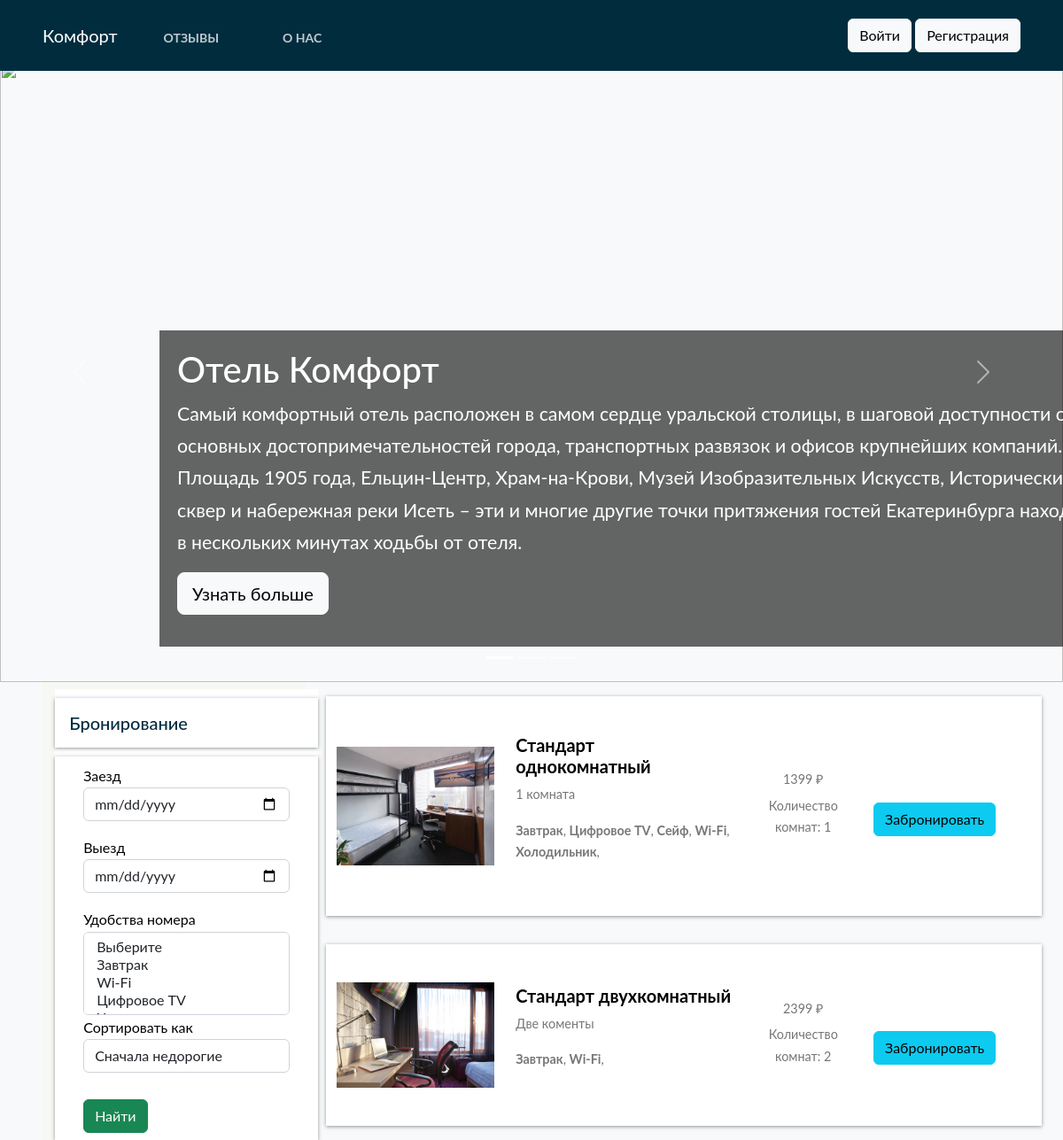
The page / on the database its author committed.
### home/models.py (models this page shows, shortened)
class BaseModel(models.Model):
    uid = models.UUIDField(default=uuid.uuid4   , editable=False , primary_key=True)
    created_at = models.DateField(auto_now_add=True)
    updated_at = models.DateField(auto_now_add=True)
    class Meta:
        abstract = True

class Hotel(BaseModel):
    hotel_name= models.CharField(max_length=100)
    hotel_price = models.IntegerField()
    description = models.TextField()
    amenities = models.ManyToManyField(Amenities)
    room_count = models.IntegerField(default=10)

class HotelImages(BaseModel):
    hotel= models.ForeignKey(Hotel ,related_name="images", on_delete=models.CASCADE)
    images = models.ImageField(upload_to="hotels")

class Amenities(BaseModel):
    amenity_name = models.CharField(max_length=100)

### home/views.py (the view)
# urls.py: path('', home, name='home'),
def home(request):
    amenities_objs = Amenities.objects.all()
    hotels_objs = Hotel.objects.all()
    sort_by = request.GET.get('sort_by')
    search = request.GET.get('search')
    amenities = request.GET.getlist('amenities')
    print(amenities)
    if sort_by:
        if sort_by == 'ASC':
            hotels_objs = hotels_objs.order_by('hotel_price')
        elif sort_by == 'DSC':
            hotels_objs = hotels_objs.order_by('-hotel_price')
    if search:
        hotels_objs = hotels_objs.filter(
            Q(hotel_name__icontains = search) |
            Q(description__icontains = search) )
    if len(amenities):
        hotels_objs = hotels_objs.filter(amenities__amenity_name__in = amenities).distinct()
    context = {'amenities_objs' : amenities_objs , 'hotels_objs' : hotels_objs , 'sort_by' : sort_by
    , 'search' : search , 'amenities' : amenities}
    return render(request , 'home.html' ,context)

### templates/home.html (shortened to what this page needs)
{% extends "base.html" %}
{%  block start %}
<div id="myCarousel" class="carousel slide" data-bs-ride="carousel" style="height: 700px; margin-top:70px">
    <div class="carousel-indicators">
      <button type="button" data-bs-target="#myCarousel" data-bs-slide-to="0" aria-label="Slide 1" class="active" aria-current="true"></button>
      <button type="button" data-bs-target="#myCarousel" data-bs-slide-to="1" aria-label="Slide 2" class=""></button>
      <button type="button" data-bs-target="#myCarousel" data-bs-slide-to="2" aria-label="Slide 3"></button>
    </div>
    <div class="carousel-inner">
      <div class="carousel-item active">
        <img class="bd-placeholder-img" width="100%" height="700px" src="http://i.share.pho.to/51c1b5fb_o.jpeg" aria-hidden="true" preserveAspectRatio="xMidYMid slice" focusable="false"><rect width="100%" height="100%" fill="#777"></rect></img>
        <div class="container">
          <div class="carousel-caption text-start">
              <div style="background: rgba(0, 0, 0, .6); padding: 20px;width:1100px">
            <h1 style="">Отель Комфорт</h1>
            <p style="font-size:16pt">Самый комфортный отель расположен в самом сердце уральской столицы, в шаговой доступности
                от основных достопримечательностей города, транспортных развязок и офисов крупнейших компаний.
                Площадь 1905 года, Ельцин-Центр, Храм-на-Крови, Музей Изобразительных Искусств, Исторический сквер и
                набережная реки Исеть – эти и многие другие точки притяжения гостей Екатеринбурга находятся в нескольких минутах
                ходьбы от отеля.</p>
            <p style=""><a class="btn btn-lg btn-light" href="{% url 'aboutpage' %}">Узнать больше</a></p>
            </div>
          </div>
        </div>
      </div>
    </div>
    <button class="carousel-control-prev" type="button" data-bs-target="#myCarousel" data-bs-slide="prev">
      <span class="carousel-control-prev-icon" aria-hidden="true"></span>
    </button>
    <button class="carousel-control-next" type="button" data-bs-target="#myCarousel" data-bs-slide="next">
      <span class="carousel-control-next-icon" aria-hidden="true"></span>
    </button>
  </div>
<div class="container-fluid" style="display: flex;">
    <section class="search-container" style="background:#f7f8f3; margin-left:3%;">
        <div class="container" style="margin-left:5%; margin-right:5%">
            <div class="row">
                    <div class="col-lg-12">
                    <div class="row mt-2 justify-content-between">
                        <div class="filter-card">
                            <h5 style="color:#002c3e">Бронирование</h5>
                            <form action="#">
                                <div class="row form-group">
                                    <div class="col-md-12">
                                        <label for="mintopay">Заезд</label>
                                        <p>
                                            <input type="date" name="checkin" id="checkin" class="form-control">
                                        </p>
                                    </div>
                                    <div class="col-md-12">
                                        <label for="maxtopay">Выезд</label>
                                        <p>
                                            <input type="date" name="checkout" id="checkout" class="form-control">
                                        </p>
                                    </div>
                                </div>
                        <div class="">
                            <div class="form-inline">
                               <label class="" for="exampleFormControlSelect1">Удобства номера</label>
                                <select name="amenities" class="form-control" multiple>
                                <option value="">Выберите</option>
                                {% for amenities_obj in amenities_objs %}
                                <option {% if amenities_obj.amenity_name in amenities  %} selected {%endif%}value="{{amenities_obj.amenity_name}}">{{amenities_obj.amenity_name}}</option>
                                    {% endfor %}
                            </select>
                            </div>
                        </div>
                        <div class="form-inline">
                            <label class="" for="exampleFormControlSelect1">Сортировать как</label>
                            <select class="form-control" name="sort_by" id="exampleFormControlSelect1">
                                <option {% if sort_by == 'ASC' %} selected {%endif %} value="ASC">Сначала недорогие</option>
                            </select>
                        </div>
                            <div class="">
                                <button style="margin-top:30px" type="submit" class="btn btn-success">Найти</button>
                            </div>
                        </form>
                    </div>
                 </div>
            </div>
         </div>
        </div>
    </section>
    <div class="container" style="display: flex;flex-wrap: wrap; margin-left:1%">
         {% for hotels_obj in hotels_objs %}
        <div class="row search-card-result" style="align-items: center">
            <div class="col-md-3">
                    <a href="/hotel-detail/{{hotels_obj.uid}}">
                        <img class="img-fluid" src="/media/{{hotels_obj.images.first.images}}" alt="Card image cap">
                    </a></div>
                    <div class="col-md-4">
                        <h5><a style="text-decoration:none; color: black" href="/hotel-detail/{{hotels_obj.uid}}">{{hotels_obj.hotel_name}}</a></h5>
                        <p>
                            {{hotels_obj.description|truncatechars:150}}
                        </p>
                        <p>
                            {%for amenitie in hotels_obj.amenities.all %}
                            <b>{{amenitie.amenity_name}}</b>,
                            {% endfor %}
                        </p>
                    </div>
                    <div class="col-md-2 border-left text-center more-offers">
                        <p>{{hotels_obj.hotel_price}} ₽</p>
                        <p>Количество комнат: {{hotels_obj.room_count}}</p>
                    </div>
                    <div style="margin-top:30px" class="col-md-1 border-left text-center more-offers">
                        <a  href="/hotel-detail/{{hotels_obj.uid}}">
                            <button class=" btn btn-info">Забронировать</button>
                        </a>
                    </div>
            </div>
        {% endfor %}
        </div>
</div>
{% endblock %}

### templates/base.html (style rules this page uses)
body { font-family: "Lato", Arial, sans-serif; font-weight: 400; font-size: 16px; line-height: 1.7; background: #fff; color: #777; height: 100%; overflow: auto; }
.search-card-result { box-shadow: 0px 1px 4px rgba(41, 51, 57, 0.5); margin: 1rem 0; padding: 0.5rem 0; background-color: #fff; }
.search-card-result h5 { font-style: 1.1rem; font-weight: 700; }
.search-card-result p { font-size: 0.9rem; }
.search-card-result .more-offers p { margin-bottom: 0.3rem; }
.filter-card { padding: 0; background: #fff; color: black; }
.filter-card h5 { margin: 10px 0; padding: 1rem; box-shadow: 0px 1px 4px rgba(41, 51, 57, 0.5); color: #000; }
.filter-card form { box-shadow: 0px 1px 4px rgba(41, 51, 57, 0.5); padding: 0.5rem 2rem; }

### rows shown on the page
Hotel: images.first.images (picture), hotel_name "Стандарт однокомнатный", description "1 комната", hotel_price "1399", room_count "1"
Amenities: amenity_name "Завтрак"
Amenities: amenity_name "Цифровое TV"
Amenities: amenity_name "Сейф"
Amenities: amenity_name "Wi-Fi"
Amenities: amenity_name "Холодильник"
Hotel: images.first.images (picture), hotel_name "Стандарт двухкомнатный", description "Две коменты", hotel_price "2399", room_count "2"
